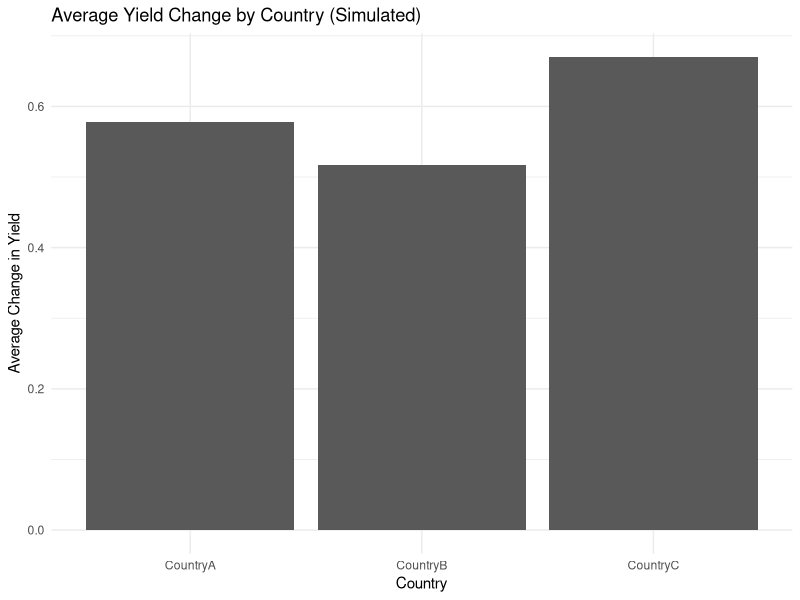
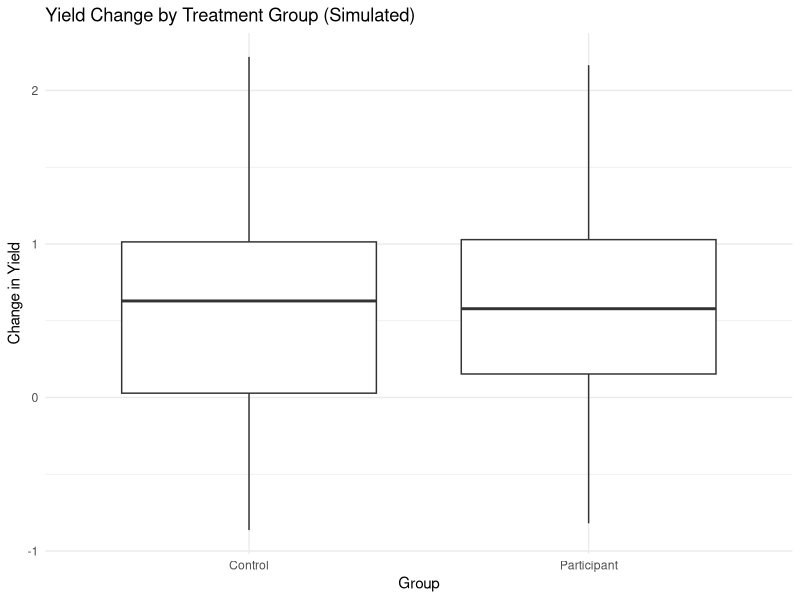

Here is the R script that generated these plots, in order:
# 02_descriptive_visualization.R
# Basic visualizations for MEL-style reporting

set.seed(123)

df <- data.frame(
  id = 1:200,
  country = sample(c("CountryA", "CountryB", "CountryC"), 200, TRUE),
  treatment_group = sample(c("Control", "Participant"), 200, TRUE, prob = c(0.4, 0.6)),
  yield_baseline = rnorm(200, 2.5, 0.4),
  yield_endline = rnorm(200, 3.1, 0.5)
)

df$yield_change <- df$yield_endline - df$yield_baseline

library(dplyr)
library(ggplot2)

# Average yield change by country
country_summary <- df %>%
  group_by(country) %>%
  summarise(mean_yield_change = mean(yield_change))

# Bar plot: average yield change by country
ggplot(country_summary, aes(x = country, y = mean_yield_change)) +
  geom_col() +
  labs(
    title = "Average Yield Change by Country (Simulated)",
    x = "Country",
    y = "Average Change in Yield"
  ) +
  theme_minimal()

# Boxplot: yield change by treatment group
ggplot(df, aes(x = treatment_group, y = yield_change)) +
  geom_boxplot() +
  labs(
    title = "Yield Change by Treatment Group (Simulated)",
    x = "Group",
    y = "Change in Yield"
  ) +
  theme_minimal()
